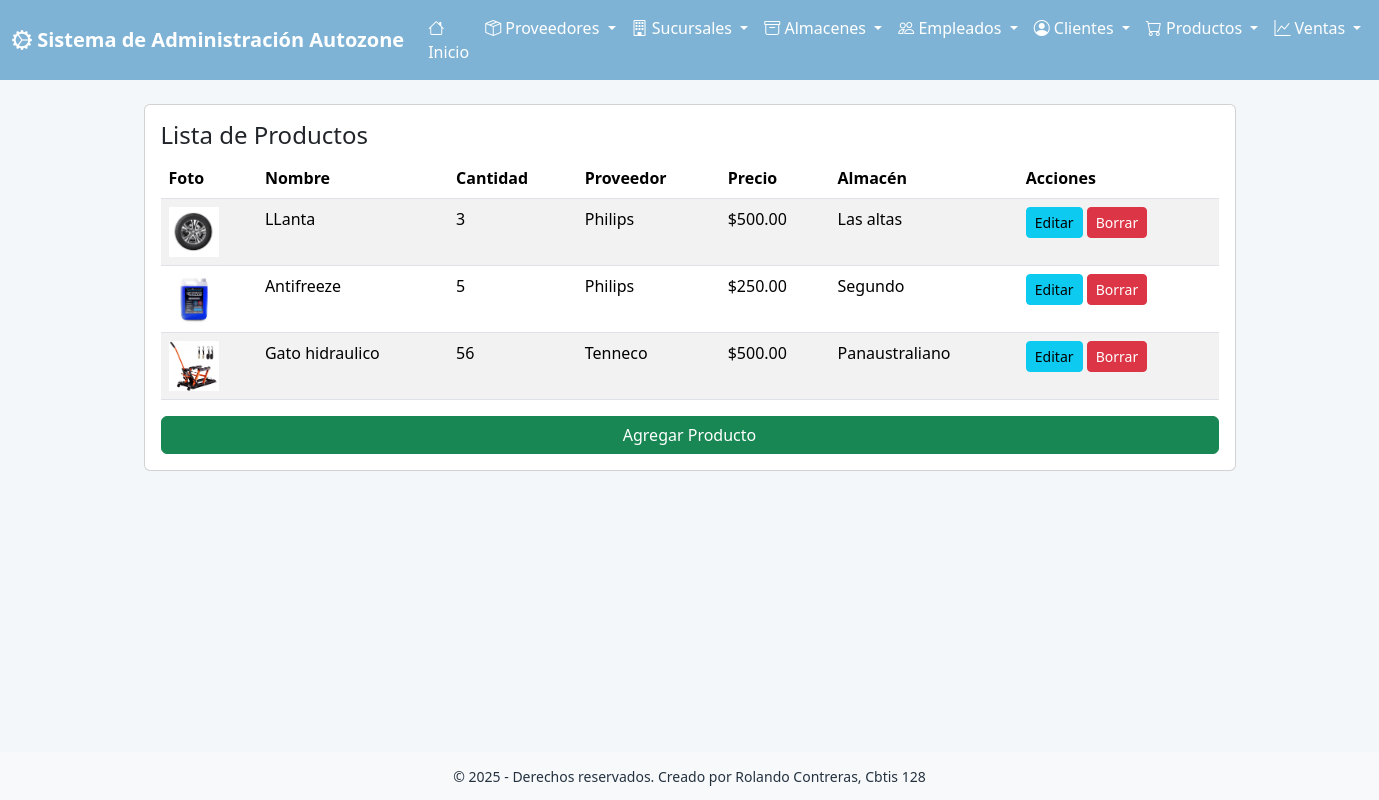
Screenshot of /producto/ver/ with the database file from the repository.
### app_Autozone/models.py (models this page shows, shortened)
class Producto(models.Model):
    nombre_producto = models.CharField(max_length=50)
    cantidad = models.IntegerField()
    proveedor = models.ForeignKey(
        Proveedor,
        on_delete=models.CASCADE,
        related_name='productos',
        verbose_name='Proveedor'
    )
    precio = models.DecimalField(max_digits=10, decimal_places=2)
    almacen = models.ForeignKey(
        Almacen,
        on_delete=models.CASCADE,
        related_name='productos',
        verbose_name='Almacén'
    )
    foto = models.ImageField()
    class Meta:
        verbose_name = 'Producto'
        verbose_name_plural = 'Productos'

class Proveedor(models.Model):
    nombre = models.CharField(max_length=100)
    direccion = models.CharField(max_length=200)
    telefono = models.CharField(max_length=20)
    email = models.EmailField(max_length=50)
    fecha_registro = models.DateField()
    dias_entrega = models.CharField(max_length=150)
    hora_entrega = models.CharField(max_length=50)
    class Meta:
        verbose_name = 'Proveedor'
        verbose_name_plural = 'Proveedores'

class Almacen(models.Model):
    id_sucursal = models.ForeignKey(
        Sucursal,
        on_delete=models.CASCADE,
        related_name='almacenes',
        verbose_name='Sucursal'
    )
    nombre = models.CharField(max_length=100)
    direccion = models.CharField(max_length=200)
    capacidad_max = models.DecimalField(max_digits=10, decimal_places=2)
    capacidad_disp = models.DecimalField(max_digits=10, decimal_places=2)
    telefono = models.CharField(max_length=20)
    horario = models.CharField(max_length=100)
    class Meta:
        verbose_name = 'Almacén'
        verbose_name_plural = 'Almacenes'

### app_Autozone/views.py (the view)
# urls.py: path('producto/ver/', views.ver_productos, name='ver_productos'),
def ver_productos(request):
    productos = Producto.objects.all()
    return render(request, 'producto/ver_productos.html', {'productos': productos})

### app_Autozone/templates/producto/ver_productos.html (shortened to what this page needs)
{% extends 'base.html' %}
{% block content %}
<div class="card p-3">
  <h4>Lista de Productos</h4>
  <table class="table table-striped">
    <thead>
      <tr>
        <th>Foto</th>
        <th>Nombre</th>
        <th>Cantidad</th>
        <th>Proveedor</th>
        <th>Precio</th>
        <th>Almacén</th>
        <th>Acciones</th>
      </tr>
    </thead>
    <tbody>
      {% for p in productos %}
      <tr>
        <td>
          {% if p.foto %}
            <img src="{{ p.foto.url }}" alt="{{ p.nombre_producto }}" style="width: 50px; height: 50px; object-fit: cover;">
          {% else %}
            <div style="width: 50px; height: 50px; background: #f8f9fa; display: flex; align-items: center; justify-content: center;">
              <i class="bi bi-image"></i>
            </div>
          {% endif %}
        </td>
        <td>{{ p.nombre_producto }}</td>
        <td>{{ p.cantidad }}</td>
        <td>{{ p.proveedor.nombre }}</td>
        <td>${{ p.precio }}</td>
        <td>{{ p.almacen.nombre }}</td>
        <td>
          <a class="btn btn-sm btn-info" href="{% url 'actualizar_producto' p.id %}">Editar</a>
          <a class="btn btn-sm btn-danger" href="{% url 'borrar_producto' p.id %}">Borrar</a>
        </td>
      </tr>
      {% empty %}
      <tr><td colspan="7">No hay productos registrados.</td></tr>
      {% endfor %}
    </tbody>
  </table>
  <a class="btn btn-success" href="{% url 'agregar_producto' %}">Agregar Producto</a>
</div>
{% endblock %}

### app_Autozone/templates/base.html (shortened to what this page needs)
<!doctype html>
<html lang="es">
<head>
  <link href="https://cdn.jsdelivr.net/npm/bootstrap@5.3.2/dist/css/bootstrap.min.css" rel="stylesheet">
  <link href="https://cdn.jsdelivr.net/npm/bootstrap-icons@1.11.3/font/bootstrap-icons.css" rel="stylesheet">
</head>
<body>
  {% include 'navbar.html' %}
  <div class="container main-container">
    {% block content %}{% endblock %}
  </div>
  {% include 'footer.html' %}
</body>
</html>

### app_Autozone/templates/navbar.html (shortened to what this page needs)
<nav class="navbar navbar-expand-lg" style="background: var(--primary);">
  <div class="container-fluid">
    <a class="navbar-brand text-white" href="{% url 'inicio_autozone' %}">
      <i class="bi bi-gear-wide-connected"></i> Sistema de Administración Autozone
    </a>
    <div class="collapse navbar-collapse" id="mainNav">
      <ul class="navbar-nav ms-auto">
        <li class="nav-item"><a class="nav-link text-white" href="{% url 'inicio_autozone' %}"><i class="bi bi-house"></i> Inicio</a></li>
        <li class="nav-item dropdown">
          <a class="nav-link dropdown-toggle text-white" href="#" role="button" data-bs-toggle="dropdown">
            <i class="bi bi-box-seam"></i> Proveedores
          </a>
        </li>
        <li class="nav-item dropdown">
          <a class="nav-link dropdown-toggle text-white" href="#" role="button" data-bs-toggle="dropdown">
            <i class="bi bi-building"></i> Sucursales
          </a>
        </li>
        <li class="nav-item dropdown">
          <a class="nav-link dropdown-toggle text-white" href="#" role="button" data-bs-toggle="dropdown">
            <i class="bi bi-archive"></i> Almacenes
          </a>
        </li>
        <li class="nav-item dropdown">
          <a class="nav-link dropdown-toggle text-white" href="#" role="button" data-bs-toggle="dropdown">
            <i class="bi bi-people"></i> Empleados
          </a>
        </li>
        <li class="nav-item dropdown">
          <a class="nav-link dropdown-toggle text-white" href="#" role="button" data-bs-toggle="dropdown">
            <i class="bi bi-person-circle"></i> Clientes
          </a>
        </li>
        <li class="nav-item dropdown">
          <a class="nav-link dropdown-toggle text-white" href="#" role="button" data-bs-toggle="dropdown">
            <i class="bi bi-cart"></i> Productos
          </a>
        </li>
        <li class="nav-item dropdown">
          <a class="nav-link dropdown-toggle text-white" href="#" role="button" data-bs-toggle="dropdown">
            <i class="bi bi-graph-up"></i> Ventas
          </a>
        </li>
      </ul>
    </div>
  </div>
</nav>

### app_Autozone/templates/footer.html
<footer class="text-center">
    <div class="container">
      <small>&copy; {% now "Y" %} - Derechos reservados. Creado por Rolando Contreras, Cbtis 128</small>
    </div>
  </footer>

### app_Autozone/templates/base.html (style rules this page uses)
:root { --primary:#7FB3D5; --accent:#F7D6B5; --muted:#F4F7FA; --card:#FFFFFF; }
body { background: var(--muted); color: #243240; }
.navbar-brand { font-weight: 700; }
.main-container { padding: 24px; }
footer { background:#f8f9fa; padding:12px 0; position: fixed; bottom: 0; width: 100%; }

### rows the page displays
Producto: foto (picture), nombre_producto "LLanta", cantidad "3", proveedor.nombre "Philips", precio "500.00", almacen.nombre "Las altas"
Producto: foto (picture), nombre_producto "Antifreeze", cantidad "5", proveedor.nombre "Philips", precio "250.00", almacen.nombre "Segundo"
Producto: foto (picture), nombre_producto "Gato hidraulico", cantidad "56", proveedor.nombre "Tenneco", precio "500.00", almacen.nombre "Panaustraliano"
